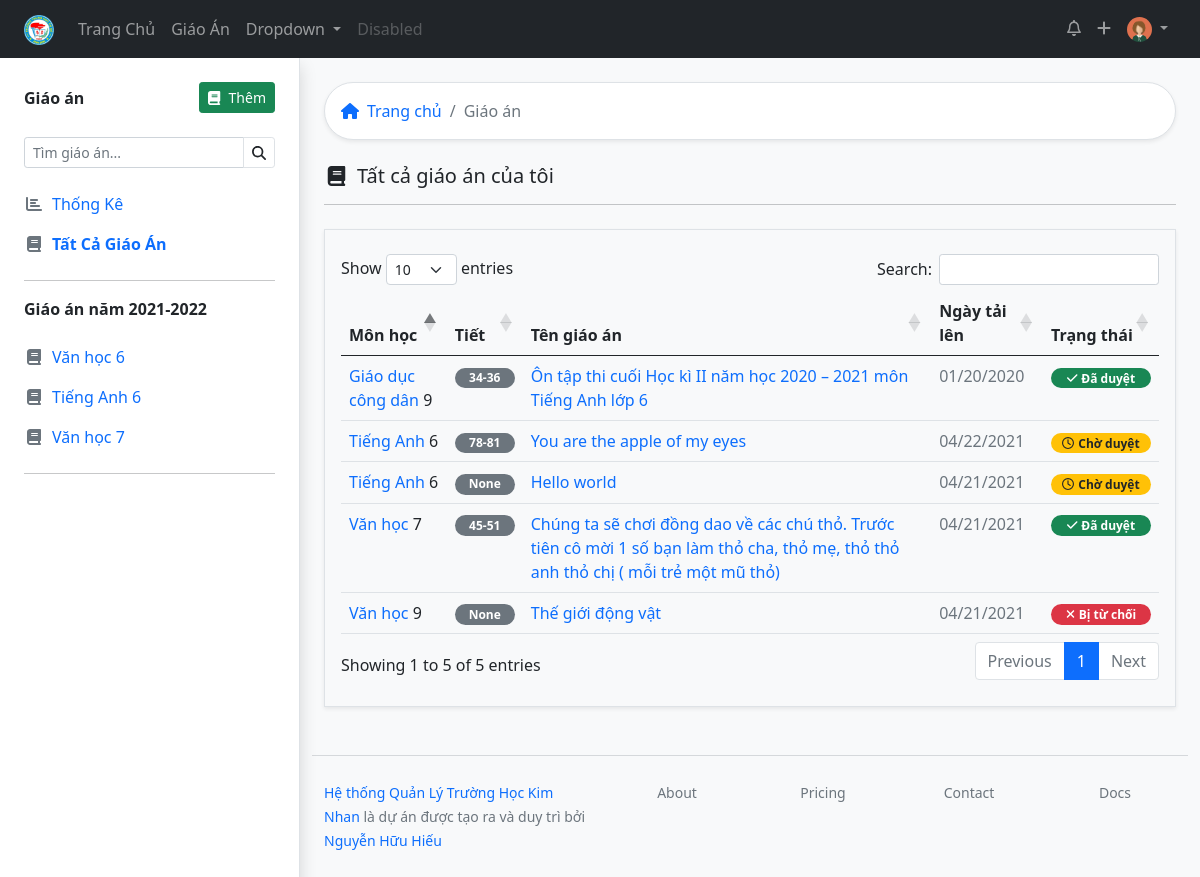
The app's page /lessons/ (signed in) with its own data.
### lessonmanagement/models.py (models this page shows, shortened)
class Teacher(models.Model):
    user = models.OneToOneField(User, on_delete=models.SET_NULL, blank=True, null=True, verbose_name="Tài khoản đăng nhập", help_text="Tài khoản đăng nhập viết liền không dấu. Ví dụ: nhhieu. Viết tắt của Nguyễn Hữu Hiếu. Nếu trùng họ tên thì thêm số vào sau, ví dụ nhhieu2")
    firstname = models.CharField("Họ",max_length=200, blank=True)
    lastname = models.CharField("Tên", max_length=200, blank=True)
    zalo_number = models.DecimalField(verbose_name="Số điện thoại",help_text="Số điện thoại có đăng ký zalo, sử dụng để nhận thông báo từ ban giám hiệu", max_digits=12, decimal_places=0,null=True, blank=True)
    birth_date = models.DateField("Ngày sinh", null=True, blank=True, help_text="Định dạng: năm - tháng - ngày. Ví dụ: 1990-04-21")
    SEX_CHOICES = [
    ('male', 'Nam'),
    ('female', 'Nữ')
    ]
    sex = models.CharField(verbose_name="Giới tính", max_length=6, choices=SEX_CHOICES, null=True, blank=True)
    main_subject = models.ForeignKey("Subject",on_delete=models.SET_NULL,null=True,blank=True)
    EDUCATION_LEVEL_CHOICES = [
        ('inter', 'Trung Cấp'),
        ('college', 'Cao Đẳng'),
        ('university', 'Đại Học'),
        ('master', 'Thạc Sĩ')
    ]
    education_level = models.CharField(max_length=20, choices=EDUCATION_LEVEL_CHOICES, null=True, blank=True)
    is_work = models.BooleanField("Có đang công tác",default=True, help_text="Tích vào ô nếu đang công tác tại trường, bỏ tích nếu đã nghỉ hưu hoặc chuyển sang đơn vị khác")
    def user_directory_path(instance, filename):
        return 'user_{0}/{1}'.format(instance.user.id, filename)
    avatar = models.ImageField("Ảnh đại diện", help_text = "Ảnh nên được crop về ảnh vuông để đạt được độ thẩm mỹ cao nhất",upload_to = user_directory_path, blank = True, null = True)
    def full_name(self):
        return '%s %s' % (self.firstname, self.lastname)
    def subjectclassyear_list(self):
        return SubjectClassYear.objects.filter(teacher=self.id).filter(is_teach_now = True).values('subject__title', 'subject__subject_slug', 'classyear__class_level_field').distinct()
    def list_lesson(self):
        return Lesson.objects.filter(teacher=self.id)
    def all_lessons(self):
        return Lesson.objects.filter(teacher=self.id)
    def time_now(self):
        return now
    class Meta:
        verbose_name = "Giáo viên"
        verbose_name_plural = "Giáo viên"

class Lesson(models.Model):
    title = models.CharField(max_length=200)
    upload_time = models.DateTimeField(auto_now_add=True)
    lesson_path = models.FileField(upload_to='test/')
    LEVEL_CHOICES = [
        (6, 6),
        (7, 7),
        (8, 8),
        (9, 9)
    ]
    level = models.IntegerField(choices=LEVEL_CHOICES, null=True, blank=True)
    description = models.CharField(max_length=200, null=True, blank=True)
    teacher = models.ForeignKey(Teacher, related_name="teacher", on_delete=models.SET_NULL, null=True, blank=True)
    checker = models.ForeignKey(Teacher, related_name="checker", on_delete=models.SET_NULL, null=True, blank=True)
    classyear_list = models.ManyToManyField(ClassYear, through="LessonClassYear")
    check_date = models.DateTimeField(auto_now = True, blank=True, null=True)
    subject = models.ForeignKey(Subject, on_delete=models.SET_NULL, null=True, blank=True)
    slug_subject = models.SlugField(max_length=200, null=True, blank=True)
    start_number_lesson = models.IntegerField(null=True, blank=True, help_text="Bài giảng này ở tiết số mấy")
    cout_number_lesson = models.IntegerField(null=True, blank=True, help_text="Bài giảng này trong bao nhiêu tiết")
    STATUS_CHOICES = [
    ('pending', 'Chờ duyệt'),
    ('acept', 'Đã duyệt'),
    ('deny', 'Bị từ chối'),
    ]
    status = models.CharField(max_length=10, blank=True, choices=STATUS_CHOICES ,default='pending')
    note_checker = models.CharField(max_length=200, blank=True)
    class Meta:
        verbose_name = "Giáo Án"
        verbose_name_plural = "Giáo Án"
        ordering = ["-upload_time"]

class SubjectAbstract(models.Model):
    title = models.CharField(max_length=20, verbose_name="Tên môn học", help_text="Tên chính xác của môn học theo quy định của Bộ Giáo Dục")
    description = models.TextField("Mô tả môn học", blank=True)
    coverimage = models.ImageField("Ảnh bìa cho môn học", upload_to = "subject/", null = True, blank = True)
    class Meta:
        abstract = True
    def __str__(self):
        return self.title

class Subject(SubjectAbstract):
    group = models.ForeignKey("GroupSubject", related_name='subject123',on_delete=models.SET_NULL, null=True, blank=True)
    subject_slug = models.SlugField(max_length=200, null=True, blank=True)
    member = models.ManyToManyField(Teacher, through="SubjectTeacher")
    classyear = models.ManyToManyField("ClassYear", through="SubjectClassYear")
    class Meta:
        verbose_name = "Môn học"
        verbose_name_plural = "Môn học"

### lessonmanagement/views.py (the view)
# urls.py: path('lessons/', views.alllessons, name="alllessons"),
def alllessons(request):
    lesson = Lesson.objects.filter(teacher=request.user.teacher.id).order_by('-upload_time')
    if now.month < 9:
        listyear = [now.year, now.year-1]
        lesson_toyear = Lesson.objects.filter(teacher=request.user.teacher.id).filter(upload_time__year__in=listyear)
    else:
        lesson_toyear = Lesson.objects.filter(teacher=request.user.teacher.id).filter(upload_time__year=now.year)
    lesson_pending = Lesson.objects.filter(teacher=request.user.teacher.id).filter(status="pending").order_by('-upload_time')
    lesson_acept = Lesson.objects.filter(teacher=request.user.teacher.id).filter(status="acept").order_by('-upload_time')
    lesson_deny = Lesson.objects.filter(teacher=request.user.teacher.id).filter(status="deny").order_by('-upload_time')
    teachersubjectclassyear = SubjectClassYear.objects.filter(teacher=request.user.teacher.id)
    context = {'lesson_list':lesson,'teachersubjectclassyear':teachersubjectclassyear, 'now': now, 'lesson_pending':lesson_pending,'lesson_acept':lesson_acept, 'lesson_deny':lesson_deny,'lesson_toyear':lesson_toyear
    }
    return render(request, 'all_lessons.html', context)

### lessonmanagement/templates/all_lessons.html (shortened to what this page needs)
{% extends 'base_withsidebar.html' %}
{% block content %}
{% load static %}
<div class="bg-white border shadow-sm p-3 rounded-pill mb-4">
  <nav aria-label="breadcrumb">
    <ol class="breadcrumb m-0 ">
      <li class="breadcrumb-item"><a href="{% url 'index' %}" class="text-decoration-none"><i class="fas fa-home me-2"></i>Trang chủ</a></li>
      <li class="breadcrumb-item active"> Giáo án</li>
    </ol>
  </nav>
</div>
{% if request.user.teacher.all_lessons %}
<h5><i class="fas fa-book fa-fw me-2 "></i>Tất cả giáo án của tôi</h5>
<hr class="mb-4">
            <div class="border py-4 px-3 shadow-sm">
                {% include "tableall.html" %}
            </div>
            {% endif %}
  {% endblock %}

### lessonmanagement/templates/topnav.html (shortened to what this page needs)
      {% load static %}
      <nav class="navbar navbar-expand-lg navbar-dark bg-dark  ">
        <div class="container-fluid px-lg-4">
          <a class="navbar-brand" href="{% url 'index' %}"><img src="{% static 'imgs/logo_thcsanhson.png'%}" alt="" height="30px"></a>
          <div class="collapse navbar-collapse" id="navbarSupportedContent">
            <ul class="navbar-nav me-auto mb-2 mb-lg-0">
              <li class="nav-item">
                <a class="nav-link {% if request.path == '/' %} active {% endif %}" aria-current="page" href="{% url 'index' %}">Trang Chủ</a>
              </li>
              <li class="nav-item">
                <a class="nav-link {% if request.path == '/lessondashboard/' %} active {% endif %}" href="{% url 'lessondashboard' %}">Giáo Án</a>
              </li>
              <li class="nav-item dropdown">
                <a class="nav-link dropdown-toggle" href="#" id="navbarDropdown" role="button" data-bs-toggle="dropdown" aria-expanded="false">
                  Dropdown
                </a>
              </li>
              <li class="nav-item">
                <a class="nav-link disabled" href="#" tabindex="-1" aria-disabled="true">Disabled</a>
              </li>
            </ul>
            <ul class="navbar-nav  mb-2 mb-lg-0">
              <li class="nav-item">
                <a class="nav-link"  href="#"><i class="far fa-bell"></i></a>
              </li>
              <li class="nav-item">
                <a class="nav-link" href="#"><i class="fas fa-plus"></i></a>
              </li>
              <li class="nav-item dropdown">
                <a class="nav-link dropdown-toggle" href="#" id="navbarDropdown" role="button" data-bs-toggle="dropdown" aria-expanded="false">
                  <img src="{% if request.user.teacher.avatar %}{{ request.user.teacher.avatar.url }} {% endif %}" class="rounded-circle" alt="" height="25px">
                </a>
              </li>
            </ul>
          </div>
        </div>
      </nav>

### lessonmanagement/templates/sidebar.html (shortened to what this page needs)
<div class="position-sticky top-0 start-0 pt-4">
    <div class="d-flex justify-content-between mb-4 align-items-center">
      <span class="fw-bold">Giáo án</span>
      <a href="{% url 'addlesson' %}" class="btn btn-success btn-sm  "><i class="fas fa-book me-2"></i>Thêm</a>
      </div>
      <form action="">
        <div class="input-group input-group-sm mb-3">
        <input type="search" class="form-control " list="datalistOptions" id="exampleDataList" placeholder="Tìm giáo án..." aria-describedby="button-addon2">
          <button class="btn border" type="submit" id="button-addon2"><i class="fas fa-search"></i></button>
        </div>
      </form>
      <div class="list-group">
        <a href="{% url 'lessondashboard' %}" class="list-group-item list-group-item-action border-0 text-primary ps-0 {% if request.path == '/lessondashboard/' %} fw-bold {% endif %}"><i class="fas fa-chart-bar me-2 text-muted  fa-fw "></i>Thống Kê</a>
        <a href="{% url 'alllessons' %}" class="list-group-item list-group-item-action border-0 text-primary ps-0 {% if request.path == '/lessons/' %} fw-bold {% endif %}"><i class="fas fa-book fa-fw me-2 text-muted    fa-fw"></i>Tất Cả Giáo Án</a>
        <hr >
        {% if request.user.teacher.time_now.month < 9 %}
      <span class="fw-bold mb-3">Giáo án năm {{request.user.teacher.time_now.year|add:'-1'}}-{{request.user.teacher.time_now.year }} </span>
      {% else %}
      <span class="fw-bold mb-3">Giáo án năm {{request.user.teacher.time_now.year }}-{{request.user.teacher.time_now.year|add:'1' }} </span>
       {% endif %}
        {% for i in request.user.teacher.subjectclassyear_list %}
        {% if i.subject__title and i.classyear__class_level_field %}   <a href=" {% if  i.subject__subject_slug and i.classyear__class_level_field %} {% url 'lessons_subject_level' i.subject__subject_slug i.classyear__class_level_field %} {% else %} {% url 'emptylesson' %} {% endif %}" class="list-group-item list-group-item-action border-0 text-primary ps-0"><i class="fas fa-book fa-fw me-2 text-muted"></i>{{ i.subject__title }} {{ i.classyear__class_level_field }}</a>
        {% endif %}
        {% endfor %}
        <hr>
      </div>
    </div>

### lessonmanagement/templates/tableall.html (shortened to what this page needs)
<table id="exampletable" class="table table-hover  " style="width:100%">
    <thead >
        <tr>
            <th>Môn học</th>
            <th>Tiết</th>
            <th>Tên giáo án</th>
            <th>Ngày tải lên</th>
            <th>Trạng thái</th>
        </tr>
    </thead>
    <tbody>
        {% for lesson in request.user.teacher.all_lessons %}
        <tr>
            <td> <a href="#" class="text-decoration-none"> {{ lesson.subject }} </a>{{ lesson.level }}
            </td>
            <td>
                <span class="badge rounded-pill bg-secondary" style="width: 60px;">{{ lesson.start_number_lesson}}{% if lesson.cout_number_lesson > 1 %}-{{ lesson.start_number_lesson|add:lesson.cout_number_lesson }} {% endif %}</span>
            </td>
            <td><a href="{% url 'lesson' lesson.id %}" class="text-decoration-none">{{ lesson.title }}  </a></td>
            <td class="text-muted" >{{ lesson.upload_time|date:"SHORT_DATE_FORMAT" }}</td>
            <td>                    {% if lesson.status == "pending" %}
                <span class="badge bg-warning text-dark rounded-pill" style="width: 100px;"><i class="far fa-clock me-1"></i>{{ lesson.get_status_display}}</span>
                {% elif lesson.status == "acept" %}
                <span class="badge bg-success  rounded-pill"  style="width: 100px;"><i class="fas fa-check me-1"></i>{{ lesson.get_status_display}}</span>
                 {% elif lesson.status == "deny" %}
                 <span class="badge bg-danger  rounded-pill"  style="width: 100px;"><i class="fas fa-times me-1"></i>{{ lesson.get_status_display}}</span>
                {% endif %} </td>
        </tr>
        {% endfor %}
    </tbody>
</table>

### records on screen
Lesson: subject "Tiếng Anh", level "6", start_number_lesson "78", start_number_lesson|add "81", title "You are the apple of my eyes", upload_time "04/22/2021", status "Chờ duyệt"
Lesson: subject "Tiếng Anh", level "6", start_number_lesson "None", title "Hello world", upload_time "04/21/2021", status "Chờ duyệt"
Lesson: subject "Văn học", level "7", start_number_lesson "45", start_number_lesson|add "51", title "Chúng ta sẽ chơi đồng dao về các chú thỏ. Trước tiên cô mời 1 số bạn làm thỏ cha, thỏ mẹ, thỏ thỏ anh thỏ chị ( mỗi trẻ một mũ thỏ)", upload_time "04/21/2021", status "Đã duyệt"
Lesson: subject "Văn học", level "9", start_number_lesson "None", title "Thế giới động vật", upload_time "04/21/2021", status "Bị từ chối"
Lesson: subject "Giáo dục công dân", level "9", start_number_lesson "34", start_number_lesson|add "36", title "Ôn tập thi cuối Học kì II năm học 2020 – 2021 môn Tiếng Anh lớp 6", upload_time "01/20/2020", status "Đã duyệt"

### other values on screen
{{ request.user.teacher.time_now.year }} "2021"
{{ request.user.teacher.time_now.year|add:'1' }} "2022"
{{ i.subject__title }} "Văn học" "Tiếng Anh" "Văn học"
{{ i.classyear__class_level_field }} "6" "6" "7"
